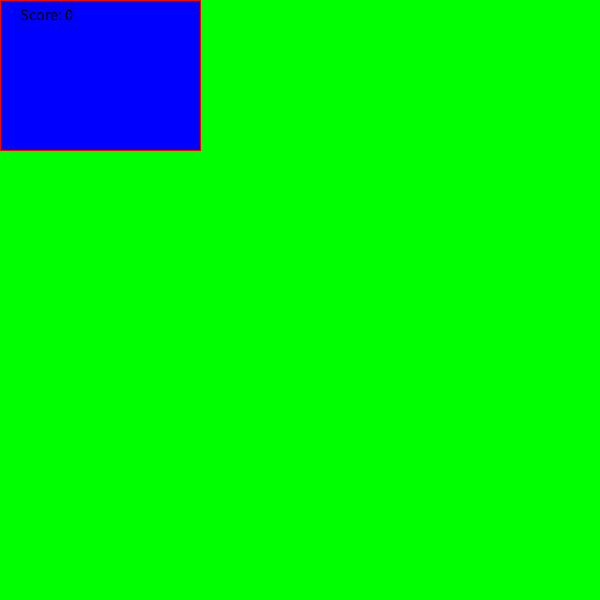
Frame 1 (no input)
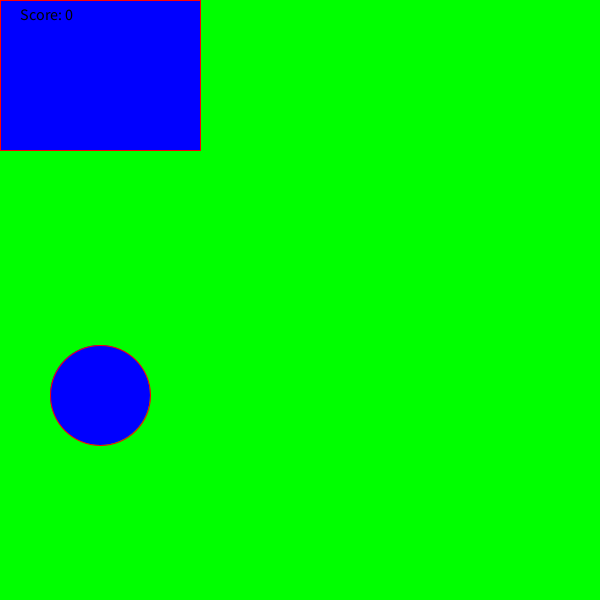
Frame 60 (the mouse pressed at the canvas centre just before this capture)
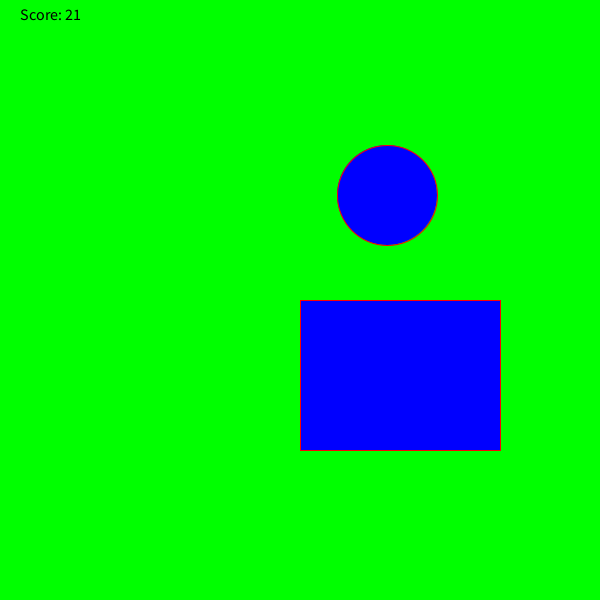
Frame 120 (the mouse held since frame 60 and released just before this capture)

The Processing sketch that drew these frames (run headless with seeded random() and noise(); from frame 60 on, the mouse is pressed at the canvas centre):

// Processing sketch: braingame
// ── braingame.pde
int score = 0;

void setup(){
  size(600,600);
  background(0,255,0);
}
void draw(){
  background(0,255,0);
  fill(0, 0, 255);
  stroke(255, 0, 0);
  ellipse(x, y, 100, 100);
  y += 5;
  if(y>=600){
    x = (int) random(width);
    y = 100;
  }
   rect(mouseX, mouseY, 200, 150);
   checkCatch(x);
    fill(0, 0, 0);
    textSize(16);
    text("Score: " + score, 20, 20);
}
int y = 100;
int x = 100;

 void checkCatch(int x){
         if (x > mouseX && x < mouseX+100)
            score++;
         else if (score > 0) 
            score--;
        println("Your score is now: " + score);
    }
